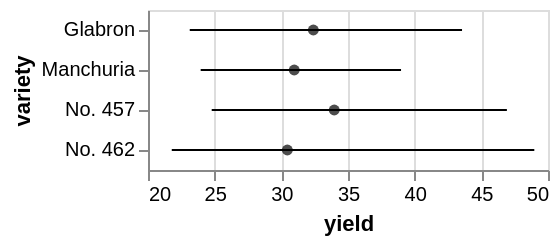

Source (Vega-Lite JSON):
### Vega specification from a JSON file in a GitHub repository (floating-point values rounded to 4 significant figures)
{"$schema": "https://vega.github.io/schema/vega/v5.json", "autosize": "pad", "padding": 5, "width": 200, "style": "cell", "data": [{"name": "source_0", "values": [{"lower_yield": 23.13, "upper_yield": 43.55, "center": 32.4, "variety": "Glabron"}, {"lower_yield": 23.95, "upper_yield": 38.98, "center": 30.97, "variety": "Manchuria"}, {"lower_yield": 24.78, "upper_yield": 46.92, "center": 33.97, "variety": "No. 457"}, {"lower_yield": 21.78, "upper_yield": 48.97, "center": 30.45, "variety": "No. 462"}]}, {"name": "data_1", "source": "source_0", "transform": [{"type": "formula", "expr": "datum.lower_yield", "as": "upper_upper_yield"}, {"type": "formula", "expr": "datum.upper_yield", "as": "lower_upper_yield"}]}], "signals": [{"name": "y_step", "value": 20}, {"name": "height", "update": "bandspace(domain('y').length, 0, 0) * y_step"}], "marks": [{"name": "layer_0_layer_0_marks", "type": "rule", "style": ["rule", "errorbar-rule"], "from": {"data": "data_1"}, "encode": {"update": {"stroke": [{"test": "datum[\"lower_upper_yield\"] === null || isNaN(datum[\"lower_upper_yield\"])", "value": null}, {"value": "black"}], "tooltip": {"signal": "{\"lower_yield\": format(datum[\"upper_upper_yield\"], \"\"), \"upper_yield\": format(datum[\"lower_upper_yield\"], \"\"), \"variety\": ''+datum[\"variety\"]}"}, "x": [{"test": "datum[\"lower_upper_yield\"] === null || isNaN(datum[\"lower_upper_yield\"])", "value": 0}, {"scale": "x", "field": "lower_upper_yield"}], "y": {"scale": "y", "field": "variety", "band": 0.5}, "x2": [{"test": "datum[\"upper_upper_yield\"] === null || isNaN(datum[\"upper_upper_yield\"])", "value": 0}, {"scale": "x", "field": "upper_upper_yield"}]}}}, {"name": "layer_1_marks", "type": "symbol", "style": ["point"], "from": {"data": "source_0"}, "encode": {"update": {"opacity": {"value": 0.7}, "fill": [{"test": "datum[\"center\"] === null || isNaN(datum[\"center\"])", "value": null}, {"value": "black"}], "tooltip": {"signal": "{\"center\": format(datum[\"center\"], \"\"), \"variety\": ''+datum[\"variety\"]}"}, "x": [{"test": "datum[\"center\"] === null || isNaN(datum[\"center\"])", "value": 0}, {"scale": "x", "field": "center"}], "y": {"scale": "y", "field": "variety", "band": 0.5}}}}], "scales": [{"name": "x", "type": "linear", "domain": {"fields": [{"data": "data_1", "field": "lower_upper_yield"}, {"data": "data_1", "field": "upper_upper_yield"}, {"data": "source_0", "field": "center"}]}, "range": [0, {"signal": "width"}], "zero": false, "nice": true}, {"name": "y", "type": "band", "domain": {"fields": [{"data": "data_1", "field": "variety"}, {"data": "source_0", "field": "variety"}], "sort": true}, "range": {"step": {"signal": "y_step"}}, "paddingInner": 0, "paddingOuter": 0}], "axes": [{"scale": "x", "orient": "bottom", "grid": false, "title": "yield", "labelFlush": true, "labelOverlap": true, "tickCount": {"signal": "ceil(width/40)"}, "zindex": 1}, {"scale": "x", "orient": "bottom", "gridScale": "y", "grid": true, "tickCount": {"signal": "ceil(width/40)"}, "domain": false, "labels": false, "maxExtent": 0, "minExtent": 0, "ticks": false, "zindex": 0}, {"scale": "y", "orient": "left", "grid": false, "title": "variety", "labelOverlap": true, "zindex": 1}], "config": {"axisY": {"minExtent": 30}}}
